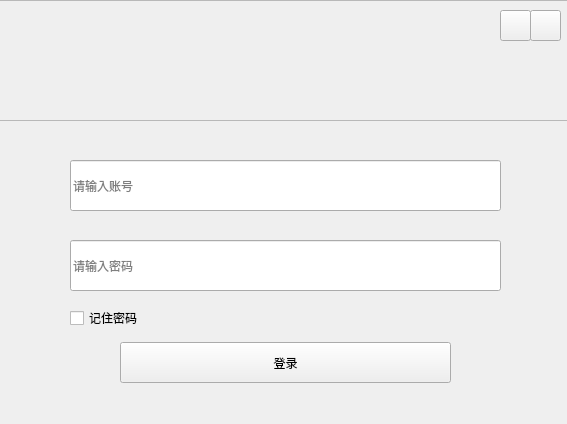
<?xml version="1.0" encoding="UTF-8"?>
<ui version="4.0">
 <class>Form</class>
 <widget class="QWidget" name="Form">
  <property name="geometry">
   <rect>
    <x>0</x>
    <y>0</y>
    <width>567</width>
    <height>424</height>
   </rect>
  </property>
  <property name="windowTitle">
   <string>Form</string>
  </property>
  <widget class="QLineEdit" name="lineEdit">
   <property name="geometry">
    <rect>
     <x>70</x>
     <y>160</y>
     <width>431</width>
     <height>51</height>
    </rect>
   </property>
   <property name="placeholderText">
    <string>请输入账号</string>
   </property>
  </widget>
  <widget class="QLineEdit" name="lineEdit_2">
   <property name="geometry">
    <rect>
     <x>70</x>
     <y>240</y>
     <width>431</width>
     <height>51</height>
    </rect>
   </property>
   <property name="placeholderText">
    <string>请输入密码</string>
   </property>
  </widget>
  <widget class="QCheckBox" name="checkBox">
   <property name="geometry">
    <rect>
     <x>70</x>
     <y>310</y>
     <width>71</width>
     <height>16</height>
    </rect>
   </property>
   <property name="text">
    <string>记住密码</string>
   </property>
  </widget>
  <widget class="QPushButton" name="pushButton">
   <property name="geometry">
    <rect>
     <x>120</x>
     <y>342</y>
     <width>331</width>
     <height>41</height>
    </rect>
   </property>
   <property name="text">
    <string>登录</string>
   </property>
  </widget>
  <widget class="QFrame" name="frame">
   <property name="geometry">
    <rect>
     <x>-10</x>
     <y>0</y>
     <width>581</width>
     <height>121</height>
    </rect>
   </property>
   <property name="frameShape">
    <enum>QFrame::StyledPanel</enum>
   </property>
   <property name="frameShadow">
    <enum>QFrame::Raised</enum>
   </property>
   <widget class="QPushButton" name="pushButton_2">
    <property name="geometry">
     <rect>
      <x>510</x>
      <y>10</y>
      <width>31</width>
      <height>31</height>
     </rect>
    </property>
    <property name="text">
     <string/>
    </property>
   </widget>
   <widget class="QPushButton" name="pushButton_4">
    <property name="geometry">
     <rect>
      <x>540</x>
      <y>10</y>
      <width>31</width>
      <height>31</height>
     </rect>
    </property>
    <property name="text">
     <string/>
    </property>
   </widget>
   <widget class="QLabel" name="label">
    <property name="geometry">
     <rect>
      <x>190</x>
      <y>0</y>
      <width>211</width>
      <height>121</height>
     </rect>
    </property>
    <property name="text">
     <string/>
    </property>
   </widget>
  </widget>
 </widget>
 <resources/>
 <connections/>
</ui>
